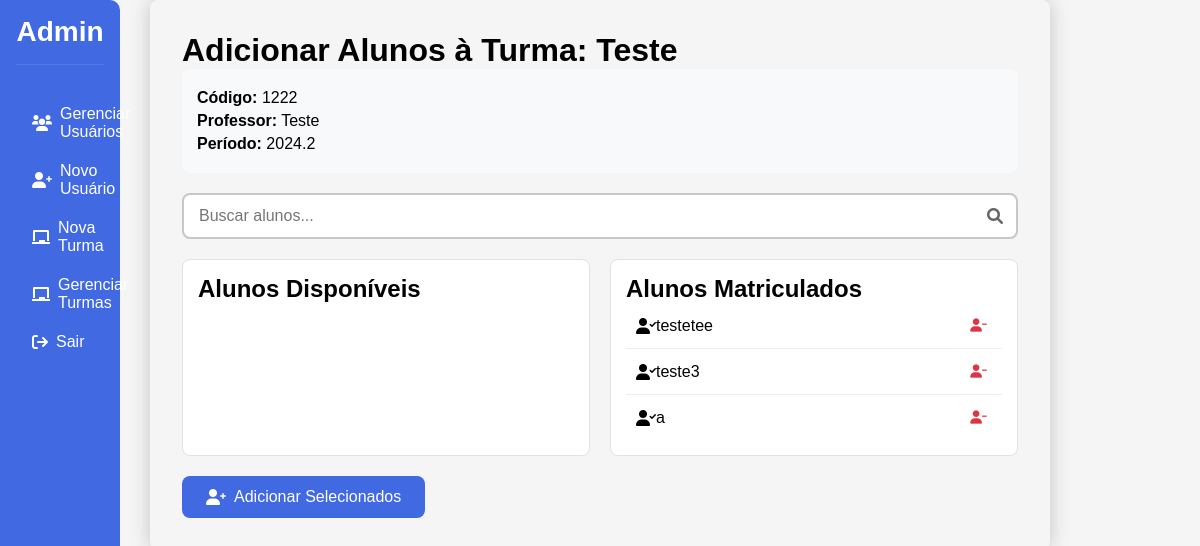
/admin/CRUD_turmas/adicionar_alunos/1222, run on an earlier commit of the app's database.
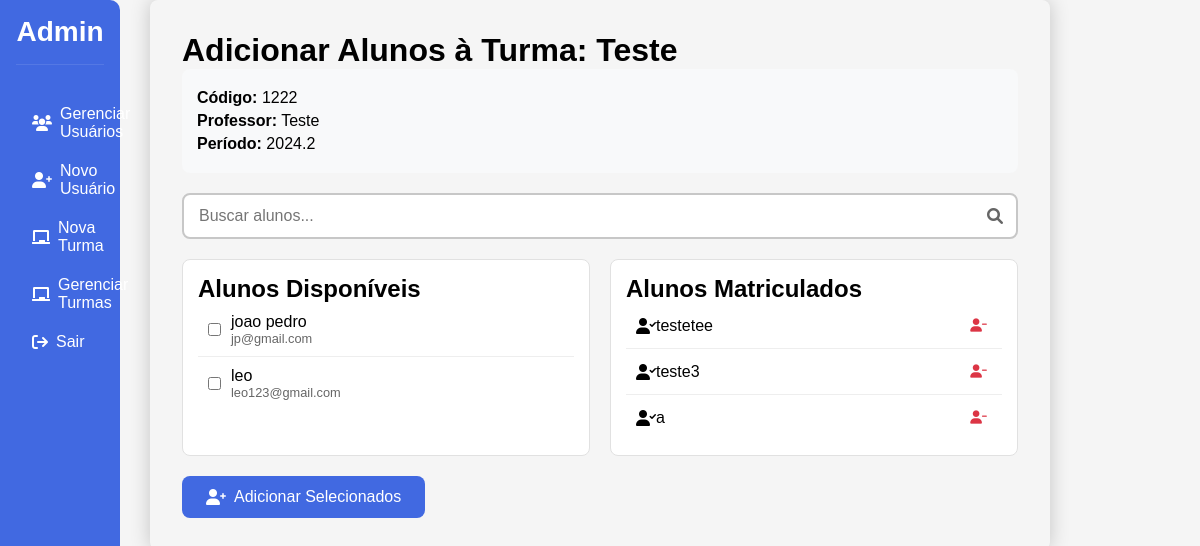
And on a later commit of the database.
### app.py (models this page shows, shortened)
class User(db.Model):
    email = db.Column(db.String(150), unique=True, nullable=False, primary_key=True)
    nome = db.Column(db.String(150), nullable=False)
    cargo = db.Column(db.String(50), nullable=False)
    senha = db.Column(db.String(150), nullable=False)

### app.py (the view, shortened to what this page needs)
@app.route('/admin/CRUD_turmas/adicionar_alunos/<codigo>', methods=['GET', 'POST'])
def adicionar_alunos(codigo):
    turma = Turma.query.get_or_404(codigo)
    alunos_matriculados = turma.alunos
    alunos_disponiveis = User.query.filter_by(cargo='Aluno').filter(
        ~User.turmas.any(Turma.codigo_disciplina == codigo)
    ).all()
    return render_template('admin/CRUD_turmas/adicionar_alunos.html',
                         turma=turma,
                         alunos_disponiveis=alunos_disponiveis,
                         alunos_matriculados=alunos_matriculados)

### templates/admin/CRUD_turmas/adicionar_alunos.html (shortened to what this page needs)
<!DOCTYPE html>
<html lang="pt-BR">
<head>
    <link rel="stylesheet" href="{{ url_for('static', filename='css/CRUD_turmas/adicionar_alunos.css') }}">
    <link rel="stylesheet" href="https://cdnjs.cloudflare.com/ajax/libs/font-awesome/6.0.0-beta3/css/all.min.css">
</head>
<body>
    <div class="navbar">
        <h2>Admin</h2>
        <ul>
            <li><a href="{{ url_for('gerenciar_usuarios') }}"><i class="fas fa-users"></i> Gerenciar Usuários</a></li>
            <li><a href="{{ url_for('criar_usuario') }}"><i class="fas fa-user-plus"></i> Novo Usuário</a></li>
            <li><a href="{{ url_for('criar_turma') }}"><i class="fas fa-chalkboard"></i> Nova Turma</a></li>
            <li><a href="{{ url_for('gerenciar_turmas') }}"><i class="fas fa-chalkboard"></i> Gerenciar Turmas</a></li>
            <li><a href="{{ url_for('logout') }}"><i class="fa-solid fa-arrow-right-from-bracket"></i> Sair</a></li>
        </ul>
    </div>
    <div class="container">
        <h1>Adicionar Alunos à Turma: {{ turma.nome }}</h1>
        <div class="info-turma">
            <p><strong>Código:</strong> {{ turma.codigo_disciplina }}</p>
            <p><strong>Professor:</strong> {{ turma.professor.nome }}</p>
            <p><strong>Período:</strong> {{ turma.ano }}.{{ turma.semestre }}</p>
        </div>
        <form method="POST">
            <div class="search-box">
                <input type="text" id="searchInput" placeholder="Buscar alunos...">
                <i class="fas fa-search"></i>
            </div>
            <div class="alunos-container">
                <div class="alunos-disponiveis">
                    <h2>Alunos Disponíveis</h2>
                    <div class="alunos-list">
                        {% for aluno in alunos_disponiveis %}
                        <div class="aluno-item">
                            <input type="checkbox" name="alunos[]" value="{{ aluno.email }}" id="aluno-{{ aluno.email }}">
                            <label for="aluno-{{ aluno.email }}">
                                {{ aluno.nome }}
                                <span class="email">{{ aluno.email }}</span>
                            </label>
                        </div>
                        {% endfor %}
                    </div>
                </div>
                <div class="alunos-matriculados">
                    <h2>Alunos Matriculados</h2>
                    <div class="alunos-list">
                        {% for aluno in alunos_matriculados %}
                        <div class="aluno-item">
                            <i class="fas fa-user-check"></i>
                            {{ aluno.nome }}
                            <button type="button" class="remove-btn" onclick="removeAluno('{{ aluno.email }}')">
                                <i class="fas fa-user-minus"></i>
                            </button>
                        </div>
                        {% endfor %}
                    </div>
                </div>
            </div>
            <div class="actions">
                <button type="submit" class="submit-btn">
                    <i class="fas fa-user-plus"></i>
                    Adicionar Selecionados
                </button>
            </div>
        </form>
    </div>
</body>
</html>

What changed in the data, as far as the page shows it:
added User: nome "joao pedro", email "jp@gmail.com", shown under "Alunos Disponíveis"
added User: nome "leo", email "leo123@gmail.com", shown under "Alunos Disponíveis"
